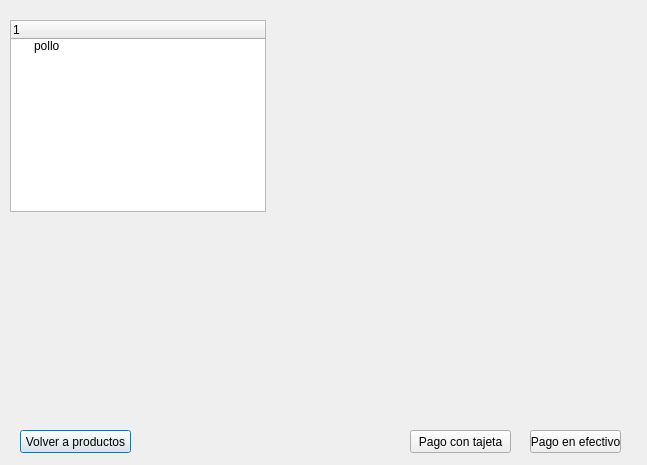
<?xml version="1.0" encoding="UTF-8"?>
<ui version="4.0">
 <class>carrito</class>
 <widget class="QDialog" name="carrito">
  <property name="geometry">
   <rect>
    <x>0</x>
    <y>0</y>
    <width>647</width>
    <height>465</height>
   </rect>
  </property>
  <property name="windowTitle">
   <string>Carrito de compra</string>
  </property>
  <widget class="QPushButton" name="pushButton">
   <property name="geometry">
    <rect>
     <x>20</x>
     <y>430</y>
     <width>111</width>
     <height>23</height>
    </rect>
   </property>
   <property name="text">
    <string>Volver a productos</string>
   </property>
  </widget>
  <widget class="QPushButton" name="pushButton_2">
   <property name="geometry">
    <rect>
     <x>530</x>
     <y>430</y>
     <width>91</width>
     <height>23</height>
    </rect>
   </property>
   <property name="text">
    <string>Pago en efectivo</string>
   </property>
  </widget>
  <widget class="QPushButton" name="pushButton_3">
   <property name="geometry">
    <rect>
     <x>410</x>
     <y>430</y>
     <width>101</width>
     <height>23</height>
    </rect>
   </property>
   <property name="text">
    <string>Pago con tajeta</string>
   </property>
  </widget>
  <widget class="QTreeWidget" name="treeWidget">
   <property name="geometry">
    <rect>
     <x>10</x>
     <y>20</y>
     <width>256</width>
     <height>192</height>
    </rect>
   </property>
   <column>
    <property name="text">
     <string>1</string>
    </property>
   </column>
   <item>
    <property name="text">
     <string>pollo</string>
    </property>
   </item>
  </widget>
 </widget>
 <resources/>
 <connections/>
</ui>
